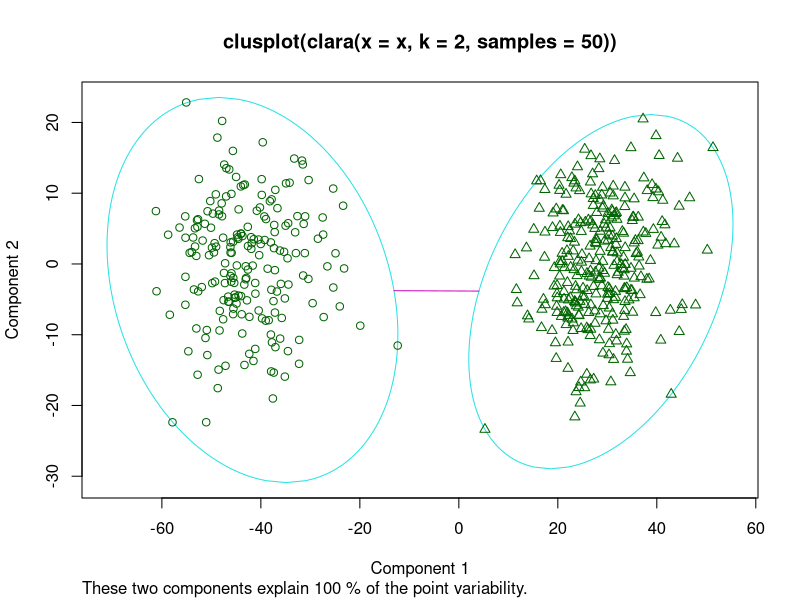
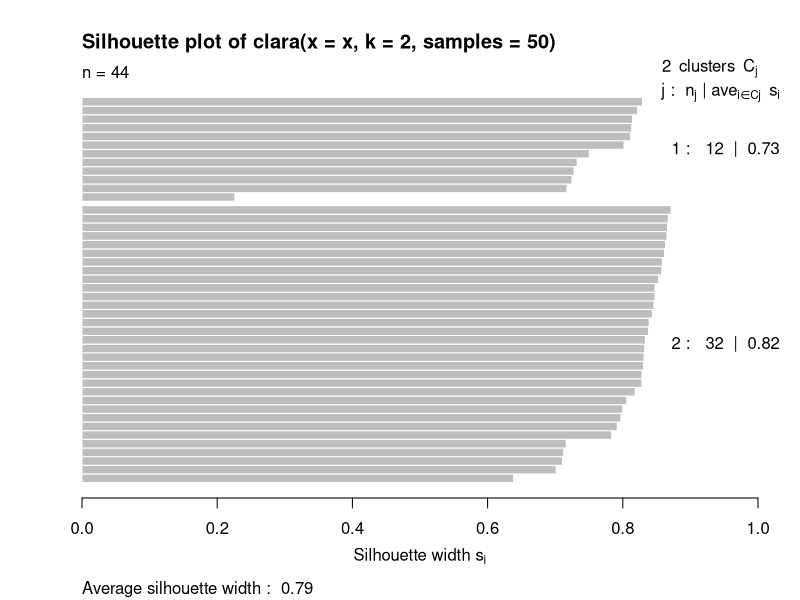

These charts were generated, in order, by the following R code:
#https://stat.ethz.ch/R-manual/R-devel/library/cluster/html/clara.html
# Clustering Large Applications

install.packages('cluster'); ##한번만 설치하면 됨
library(cluster); ##한번만 설치하면 됨



## generate 500 objects, divided into 2 clusters.
x <- rbind(cbind(rnorm(200,0,8), rnorm(200,0,8)),
           cbind(rnorm(300,50,8), rnorm(300,50,8)))
clarax <- clara(x, 2, samples=50)
clarax
clarax$clusinfo
## using pamLike=TRUE  gives the same (apart from the 'call'):
all.equal(clarax[-8],
          clara(x, 2, samples=50, pamLike = TRUE)[-8])
plot(clarax)

## `xclara' is an artificial data set with 3 clusters of 1000 bivariate
## objects each.
data(xclara)
(clx3 <- clara(xclara, 3))
## "better" number of samples
cl.3 <- clara(xclara, 3, samples=100)
## but that did not change the result here:
stopifnot(cl.3$clustering == clx3$clustering)
## Plot similar to Figure 5 in Struyf et al (1996)
## Not run: plot(clx3, ask = TRUE)


## Try 100 times *different* random samples -- for reliability:
nSim <- 100
nCl <- 3 # = no.classes
set.seed(421)# (reproducibility)
cl <- matrix(NA,nrow(xclara), nSim)
for(i in 1:nSim)
  cl[,i] <- clara(xclara, nCl, medoids.x = FALSE, rngR = TRUE)$cluster
tcl <- apply(cl,1, tabulate, nbins = nCl)
## those that are not always in same cluster (5 out of 3000 for this seed):
(iDoubt <- which(apply(tcl,2, function(n) all(n < nSim))))
if(length(iDoubt)) { # (not for all seeds)
  tabD <- tcl[,iDoubt, drop=FALSE]
  dimnames(tabD) <- list(cluster = paste(1:nCl), obs = format(iDoubt))
  t(tabD) # how many times in which clusters
}
